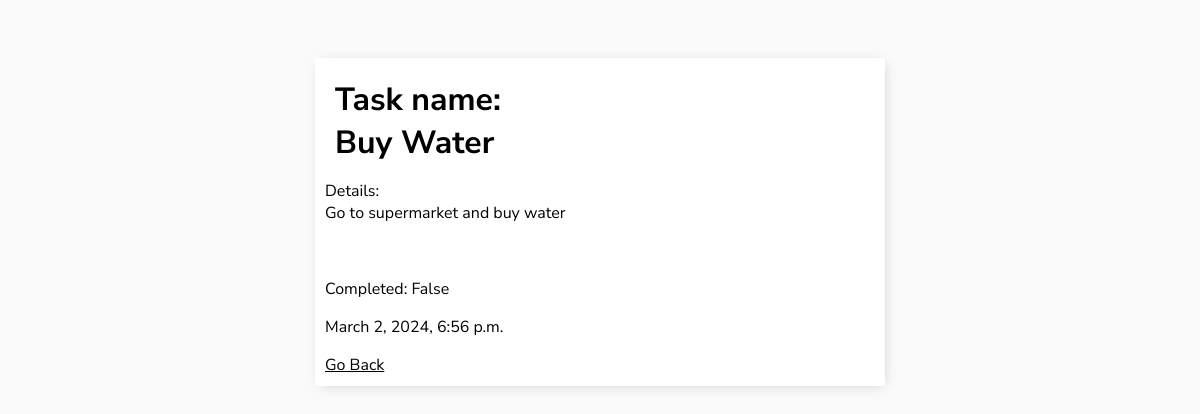
The page /task/6/ (signed in) on the database its author committed.
### todo/models.py (models this page shows, shortened)
class Task(models.Model):
    user = models.ForeignKey(User, on_delete=models.CASCADE, null=True, blank=True)
    title = models.CharField(max_length=200, null=True)
    description = models.TextField(null=True)
    complete = models.BooleanField(default=False)
    created = models.DateTimeField(auto_now_add=True)
    class Meta:
        ordering = ['complete']

### todo/views.py (the view)
# urls.py: path('task/<int:pk>/', TaskDetail.as_view(), name='task'),
class TaskDetail(LoginRequiredMixin, DetailView):
    model = Task
    context_object_name = 'task'

### todo/templates/todo/task_detail.html
{% extends 'base.html' %}
{% block content %}
<h1>Task name: <br> {{task.title}}</h1>
<p>Details: <br>{{task.description}}</p>
<br>
<p>Completed: {{task.complete}}</p>
<p>{{task.created}}</p>
<a href="{% url 'tasks' %}">Go Back</a>
{% endblock content %}

### todo/templates/base.html (style rules this page uses)
body { background-color: #FAFAFA; font-family: "Nunito Sans", sans-serif; padding-top: 50px; }
a, p { color: black; }
h1, h2, h3, h4, h5, h6 { padding: 0px; margin: 10px; }

### rows shown on the page
Task: title "Buy Water", description "Go to supermarket and buy water", complete "False", created "March 2, 2024, 6:56 p.m."
